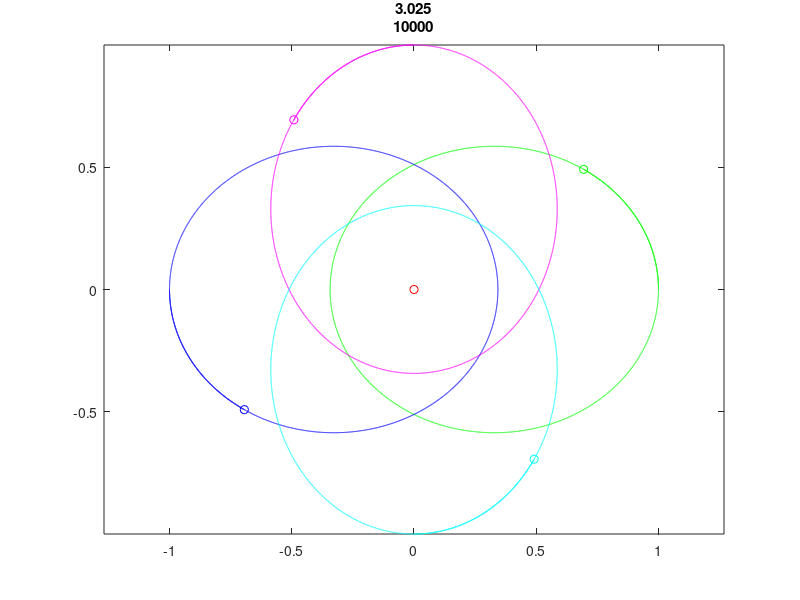

The MATLAB source for this figure:
function NmassesMdimensions()
%NMASSESMDIMENSIONS Summary of this function goes here
%   Detailed explanation goes here
format compact
H=newplot;
reset(H);

global N %#ok<*GVMIS> 
N=5;
global M
M=3;
global G
G=1;
global bit
bit=true;
pos(N,M)=0;
vel(N,M)=0;
acc(N,M)=0;

h=0.0005;
steps=10000;
skipVal=round(steps/100);
frame=1;
time=0;
fps=300;
firstLoop=true;
breakFlag=false;

pos(1,:)=[ 1, 0, 0];
vel(1,:)=[ 0, 1, 1];
pos(2,:)=[-1, 0, 0];
vel(2,:)=[ 0,-1, 1];
pos(3,:)=[ 0, 0, 0];
vel(3,:)=[ 0, 0, 1];
pos(4,:)=[ 0, 1, 0];
vel(4,:)=[-1, 0, 1];
pos(5,:)=[ 0,-1, 0];
vel(5,:)=[ 1, 0, 1];
mass=[1;1;1;1;1];

for i=1:steps
    loc(i,:,:)=pos(:,:); %#ok<*AGROW> 
    time=time+h;

    if time*fps>frame
        frame=frame+1;
%         loc(frame,:,:)=pos(:,:);
    end
    if rem(i,skipVal)==0
        axis on;
        plot(loc(:,1,1),loc(:,1,2),'g-',loc(:,2,1),loc(:,2,2),'b-',...
             loc(:,3,1),loc(:,3,2),'r-',...
             loc(:,4,1),loc(:,4,2),'m-',loc(:,5,1),loc(:,5,2),'c-',...
             pos(1,1),pos(1,2),'go',pos(2,1),pos(2,2),'bo',...
             pos(3,1),pos(3,2),'ro',...
             pos(4,1),pos(4,2),'mo',pos(5,1),pos(5,2),'co')
        axis equal;
        title([time i])
        drawnow
        if breakFlag
            break
        end
    end

    if firstLoop
        r=defineR(pos);
        [acc]=accelGen(mass,r,pos);
        specialCount=0;
        for body1=1:N
            if norm(acc(body1,:))==0
                specialCount=specialCount+1;
                fprintf('Body %d is fixed!\n',body1)
                specialBodies(specialCount)=body1;
            else
                for body2=(body1+1):N
                    if norm(acc(body1,:)+acc(body2,:))==0
                        specialCount=specialCount+1;
                        fprintf('Body %d and body %d are linked!\n',body1,body2)
                        specialBodies(specialCount)=N+index(body1,body2);
                    end
                end
            end
        end
        firstLoop=false;
    end

    pos=pos + h*vel + 0.5*h*h*acc;

    r=defineR(pos);

%     if i==18
%         fprintf('aaaa')
%     end
    
    [accN]=accelGen(mass,r,pos);

    if specialCount~=0
        [specialCount,specialBodies,accN] = instabilityCheck(accN,specialBodies,specialCount,i);
    end

    deltaV=0.5*h*(acc+accN);
    fraction = norm(deltaV)/norm(vel);
    if fraction>0.002
        h=h/2;
    elseif fraction<0.001
%         h=2*h;
    end
    vel=vel + deltaV;

    acc=accN;

    if log(h) > 10*log(10) || log(h) < -10*log(10)
        disp(h)
        if breakFlag==false
            breakFlag=true;
        end
    end

end
end

function index = index(body1,body2)
    global N
    index = body2 + N*body1 - 0.5*(body1^2+body1+2*N);
end

function [r] = defineR(pos)
    global N
    for body1=1:(N-1)
        for body2=(body1+1):N
            r(index(body1,body2))=norm(pos(body1,:)-pos(body2,:));
        end
    end
end

function [acc] = accelGen(mass,r,pos)
    global G
    global N
    global M
    acc=zeros(N,M);
    for body1=1:(N-1)
        for body2=(body1+1):N
            accVec1=G*mass(body2)/r(index(body1,body2))^3 * (pos(body1,:)-pos(body2,:));
            accVec2=G*mass(body1)/r(index(body1,body2))^3 * (pos(body2,:)-pos(body1,:));
%             if(accVec1*mass(body1)~=accVec2*mass(body2))
%                 fprintf('AAAAAAAAAAAAAAAAAAA')
%             end
            acc(body1,:)=acc(body1,:)-accVec1;
            acc(body2,:)=acc(body2,:)-accVec2;
        end
    end
end

function [specialCountNew,specialBodiesNew,acc] = instabilityCheck(acc,specialBodies,specialCount,iter)
    global N
    global bit

    specialCountNew=specialCount;
    for i=1:specialCount
        if specialBodies(i)==0
            %do nothing
        elseif specialBodies(i) <= N %be fixed body
            zero=acc(specialBodies(i),:);
            if norm(zero)~=0
                disp(zero)
                fprintf('\nWARNING! WARNING! INSTABILITY DETECTED!\nBODY %d IS HAS BECOME UNFIXED!\nITERATION BE %d\n',specialBodies(i),iter)
                specialCountNew=specialCountNew-1;
                specialBodies(i)=0;
            end
        else
            [body1,body2] = deIndex(specialBodies(i)-N);
            zero=acc(body1,:)+acc(body2,:);
            if norm(zero)~=0
                disp(zero)
                fprintf('\nWARNING! WARNING! INSTABILITY DETECTED!\nBODIES %d and %d HAVE BECOME UNLINKED!\nITERATION BE %d\n',body1,body2,iter)
%                 fprintf('\n\nAGGRESSIVE RESTABILISATION MODE ACTIVE!\n\n')
%                 if bit
%                     acc(body1,:)=-acc(body2,:);
%                 else 
%                     acc(body2,:)=-acc(body1,:);
%                 end
                    specialCountNew=specialCountNew-1;
                    specialBodies(i)=0;
            end
        end
    end
    if specialCount~=specialCountNew
        j=0;
        specialBodiesNew(1)=0;
        for i=1:specialCount
            if specialBodies(i)~=0
                j=j+1;
                specialBodiesNew(j)=specialBodies(i);
            end
        end
    else
        specialBodiesNew=specialBodies;
    end
end

function [body1,body2] = deIndex(index)
    global N

    trueBody1=0;
    for body1=1:N
        if (body1+1 + N*body1 - 0.5*(body1^2+body1+2*N))>index && trueBody1==0 
            trueBody1=body1-1;
        end
    end
    body1=trueBody1;
    body2=index-(N*body1 - 0.5*(body1^2+body1+2*N));
end
